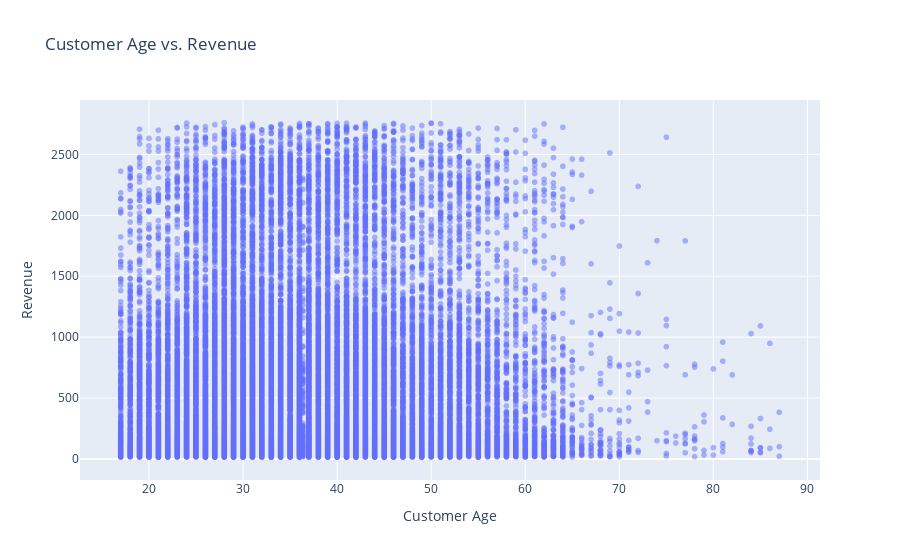

Write notebook code for a chart like this one.
### Markdown cell above
### Distribution of Customer Age Statistical Interpretation

This histogram with a marginal box plot visualizes the distribution of `Customer Age`.

- **Observations:** The histogram shows a distribution of customer ages, with the highest frequency in the late 20s to early 40s. The distribution appears somewhat skewed to the right, indicating a tail of older customers, although the box plot suggests the median is close to the center of the interquartile range. The box plot also provides a summary of the distribution, showing the median age, the spread of the middle 50% of ages (the box), and potential outliers (points outside the whiskers).
- **Statistical Relevance:** Understanding the distribution of customer age provides insights into the primary demographic of customers. The concentration in a certain age range can inform targeted marketing and sales strategies. The presence of a tail of older customers might suggest opportunities to cater to a broader age range. The box plot helps identify the central tendency, variability, and potential extreme values in customer ages.

### Code cell
# Explore the relationship between Customer Age and Revenue
fig2 = px.scatter(df, x='Customer Age', y='Revenue', opacity=0.5, title='Customer Age vs. Revenue')
fig2.update_layout(xaxis_title='Customer Age', yaxis_title='Revenue')
fig2.show()

### Figure 1 — Plotly figure (JSON) as saved in the notebook; plotly's stock layout.template omitted (floating-point values rounded to 4 significant figures; data arrays with more than 128 entries replaced by an {"elided": "..."} marker saying what was removed)
{"data": [{"hovertemplate": "Customer Age=%{x}<br>Revenue=%{y}<extra></extra>", "legendgroup": "", "marker": {"color": "#636efa", "opacity": 0.5, "symbol": "circle"}, "mode": "markers", "name": "", "showlegend": false, "type": "scattergl", "x": {"elided": "32263 float values"}, "xaxis": "x", "y": {"elided": "32263 int values"}, "yaxis": "y"}], "layout": {"legend": {"tracegroupgap": 0}, "title": {"text": "Customer Age vs. Revenue"}, "xaxis": {"anchor": "y", "domain": [0, 1], "title": {"text": "Customer Age"}}, "yaxis": {"anchor": "x", "domain": [0, 1], "title": {"text": "Revenue"}}}}
